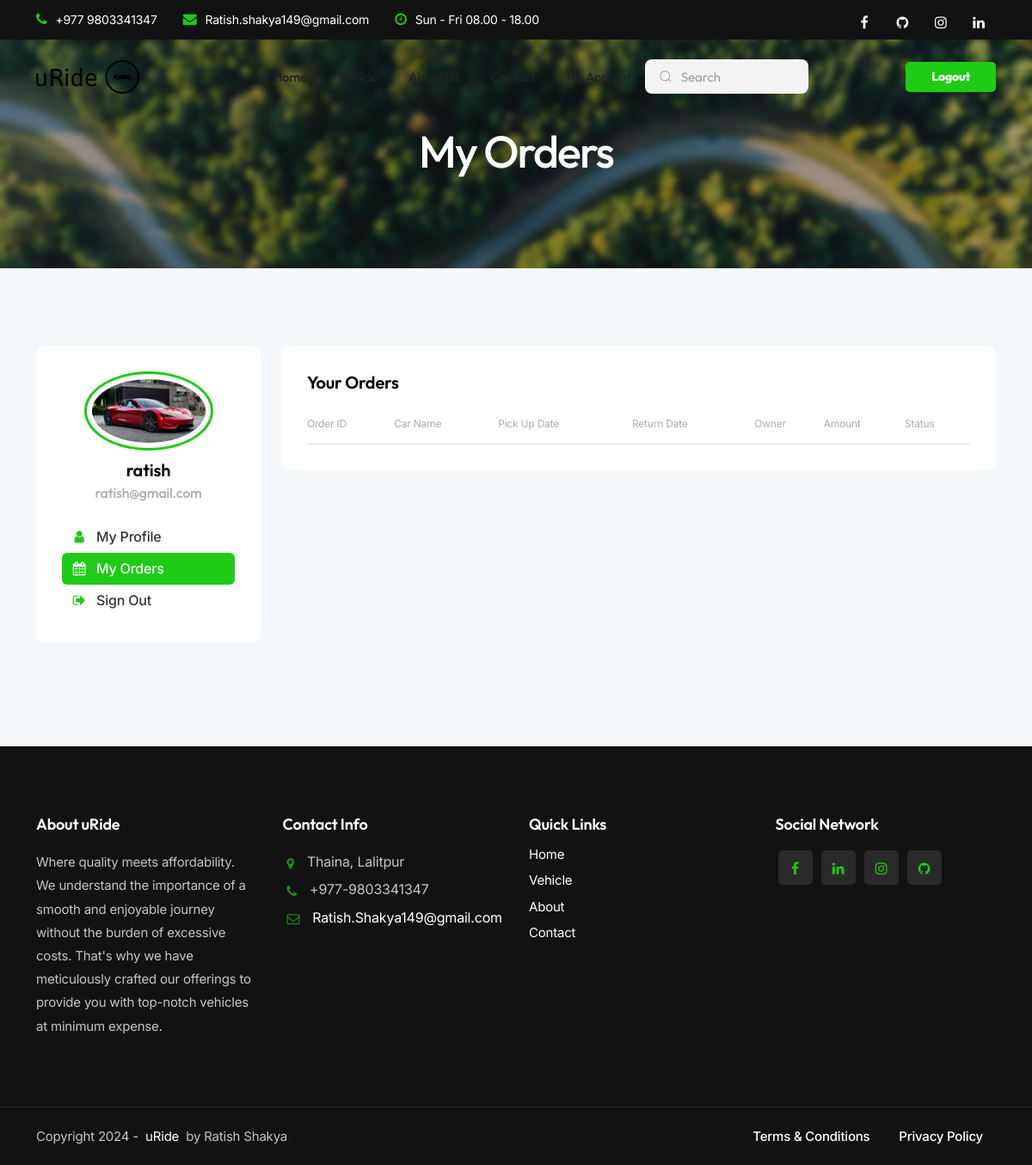
The app's page /account-booking/ (signed in), older data.
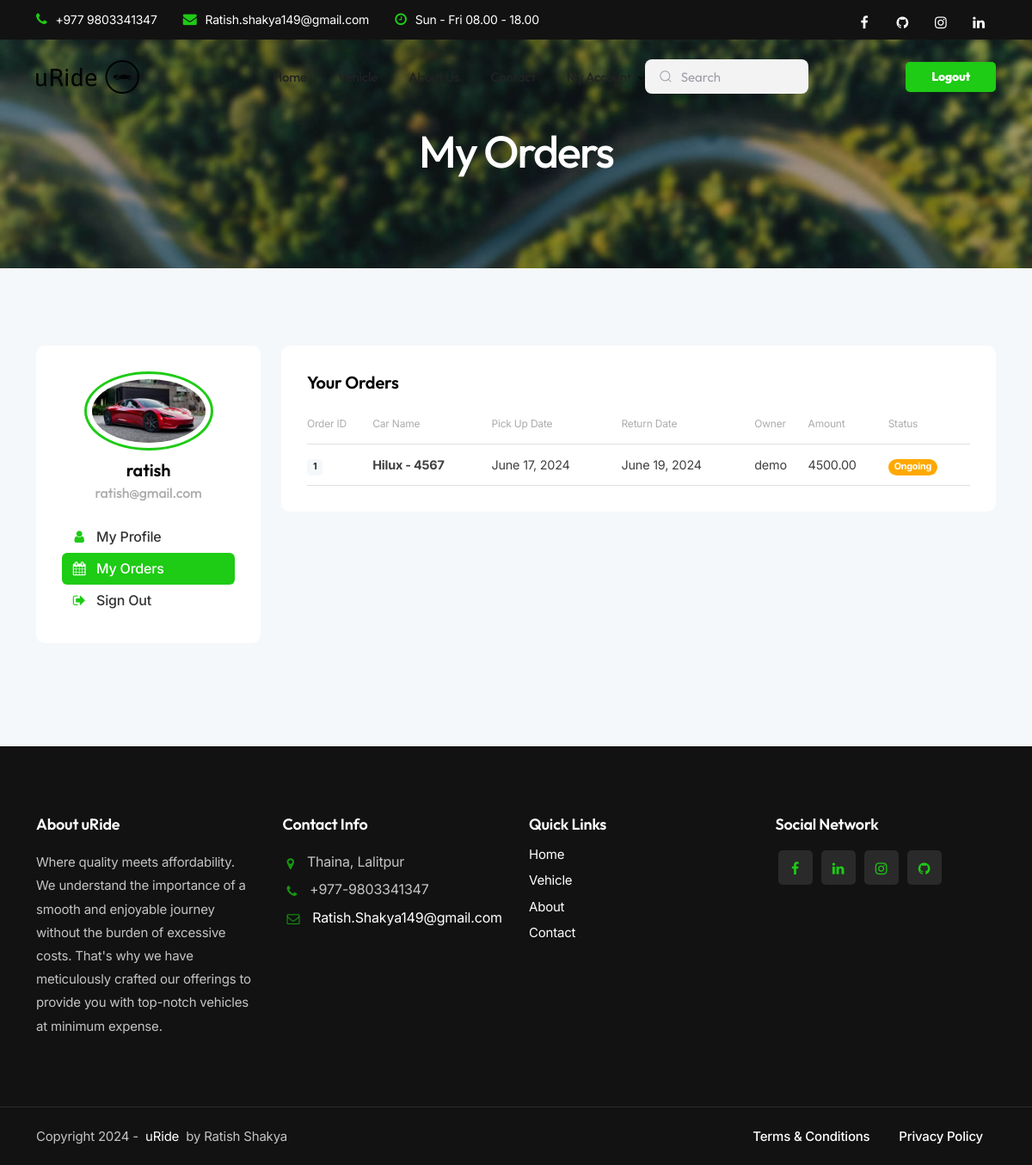
The same page, newer data.
### main/models.py (models this page shows, shortened)
class Booking(models.Model):
    vehicle = models.ForeignKey(Vehicle, on_delete=models.CASCADE)
    user=models.ForeignKey(User, on_delete=models.CASCADE)
    pickup_date = models.DateField(auto_now=False, auto_now_add=False)
    return_date = models.DateField(auto_now=False, auto_now_add=False)
    amount = models.CharField(max_length=50)
    status = models.CharField(max_length=20, default='Ongoing')

class Vehicle(models.Model):
    vehicle_name = models.CharField(max_length=20)
    vehicle_description = models.TextField()
    vehicle_number = models.CharField(max_length=10)
    vehicle_type = models.ForeignKey(CarType, on_delete=models.CASCADE)
    vehicle_model = models.ForeignKey(CarModel, on_delete=models.CASCADE)
    vehicle_gear = models.ForeignKey(GearType, on_delete=models.CASCADE, null=True)
    vehicle_color = models.CharField(max_length=20)
    vehicle_front_image = models.ImageField(upload_to='vehicle/vehicle_images/' )
    vehicle_right_image = models.ImageField(upload_to='vehicle/vehicle_images/')
    vehicle_left_image = models.ImageField(upload_to='vehicle/vehicle_images/')
    vehicle_back_image = models.ImageField(upload_to='vehicle/vehicle_images/')
    vehicle_location = models.CharField(max_length=200)
    vehicle_seat = models.IntegerField()
    uploaded_by=models.ForeignKey(User, on_delete=models.CASCADE, related_name='uploaded_by')
    rented_by=models.ForeignKey(User, on_delete=models.CASCADE, related_name='rented_by', null=True,blank=True)
    price_per_day = models.IntegerField()
    isDeleted=models.BooleanField(default=False)
    available = models.BooleanField(default=True)
    approved = models.BooleanField(default=False)

class User(AbstractUser):
    is_admin = models.BooleanField(default=False)
    is_customer = models.BooleanField(default=True)
    is_owner = models.BooleanField(default=False)
    approved = models.BooleanField(default=False)

### main/decorators.py (the view)
    def wrapper_func(request, *args, **kwargs):
        if request.user.is_authenticated and request.user.is_customer:
            return view_func(request, *args, **kwargs)
        else:
            return redirect('login')

### main/views.py (called while the page is built)
@customer_only
def account_booking(request):
    vehicle=Vehicle.objects.filter(rented_by=request.user,isDeleted=False,approved=True)
    booking = Booking.objects.filter(user=request.user,status="Ongoing")
    context={
        'vehicle':booking,
        'profile': request.user.profile
    }
    return render(request, 'pages/customer/account-booking.html',context)

### main/templates/pages/customer/account-booking.html (shortened to what this page needs)
{% extends "pages/customer/profile_base.html" %}
{% block profile_title %}
My Orders
{% endblock profile_title %}
{% block profile_content %}
                        <div class="col-lg-9">
                            <div class="card padding30 rounded-5 mb25">
                                <h4>Your Orders</h4>
                                <table class="table de-table">
                                  <thead>
                                    <tr>
                                      <th scope="col"><span class="fs-12 text-gray">Order ID</span></th>
                                      <th scope="col"><span class="fs-12 text-gray">Car Name</span></th>
                                      <th scope="col"><span class="fs-12 text-gray">Pick Up Date</span></th>
                                      <th scope="col"><span class="fs-12 text-gray">Return Date</span></th>
                                      <th scope="col"><span class="fs-12 text-gray">Owner</span></th>
                                      <th scope="col"><span class="fs-12 text-gray">Amount</span></th>
                                      <th scope="col"><span class="fs-12 text-gray">Status</span></th>
                                    </tr>
                                  </thead>
                                  <tbody>
                                    {% for i in vehicle %}
                                    <tr>
                                      <td><span class="d-lg-none d-sm-block">Order ID</span><div class="badge bg-gray-100 text-dark">{{i.id}}</div></td>
                                      <td><span class="d-lg-none d-sm-block">Car Name</span><span class="bold">{{i.vehicle.vehicle_name}} - {{i.vehicle.vehicle_number}}</span></td>
                                      <td><span class="d-lg-none d-sm-block">Pick Up Date</span>{{i.pickup_date}}</td>
                                      <td><span class="d-lg-none d-sm-block">Return Date</span>{{i.return_date}}</td>
                                      <td><span class="d-lg-none d-sm-block">Owner</span>{{i.vehicle.uploaded_by}}</td>
                                      <td><span class="d-lg-none d-sm-block">Amount</span>{{i.amount}}</td>
                                        {% if i.status == "Ongoing" %}
                                        <td><div class="badge rounded-pill bg-warning">Ongoing</div></td>
                                        {% elif i.status == "Completed" %}
                                      <td><div class="badge rounded-pill bg-success">Completed</div></td>
                                        {% endif %}
                                    </tr>
                                    {% endfor %}
                                  </tbody>
                                </table>
                            </div>
                        </div>
                    </div>
                </div>
            </section>
        </div>
        {% endblock profile_content %}

Row changes from the older to the newer data that the page shows:
added Booking: id "1", vehicle.vehicle_name "Hilux", vehicle.vehicle_number "4567", pickup_date "June 17, 2024", return_date "June 19, 2024", vehicle.uploaded_by "demo", amount "4500.00", status "Ongoing"
